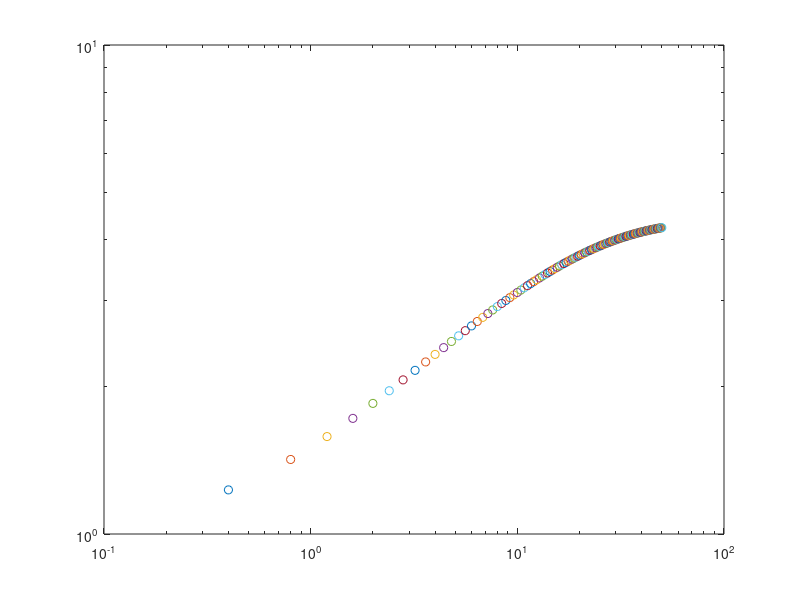

Write the MATLAB code that produced this figure.
clear all
%close all
clc

qsave = 0;

k      = 0.7;
phi_p  = 1;
phi_m  = 0;
Rinit  = 1;

kcrit = (phi_p+phi_m)/(2-(phi_p+phi_m))

Rss   = (3*k*(1 + k) + sqrt(3)*sqrt(k*(1 + k)^2*(4 + 3*k)))/(2*(1 + k)^(3/2))

vt = 0:0.4:50;
y0 = Rinit;

for i = 1:length(vt)-1

    % [t,y] = ode45(@(t,y)(y^2*(k-1)+4*gamma*sqrt(k+1)+...
    %                 2*(k+1)*y*gamma+y*(y*(k-1)-2*gamma*(k+1))*coth(sqrt(1+k)*y))...
    %                 /(4*sqrt(1+k)*y*(gamma)),[vt(i) vt(i+1)],y0);

    [t,y] = ode45(@(t,y)1/y-(k*(phi_m-1)+phi_m+(k*(phi_p-1)+phi_p)*coth(sqrt(1+k)*y))/(sqrt(1+k)*(phi_p-phi_m)),[vt(i) vt(i+1)],y0);
    
    
    y0 = y(end,1);
    vR = y0;
    
    figure(1)
    loglog(t(end),vR,'o')
    hold on

    % rin  = linspace(0,vR(end),500);
    % rout = linspace(vR(end),6*vR(end),500);
    % cin  = (4*k+(2*(vR(end)-k*vR(end)+2*(k+1)*gamma).*csch(sqrt(1+k)*vR(end)).*sinh(sqrt(1+k)*rin))./rin)/(4*(1+k));
    % cout = (2*k+(exp(sqrt(1+k)*(vR(end)-rout)).*(vR(end)-k*vR(end)-2*(1+k)*gamma) )./rout)./(2*(1+k));
    %rin  = linspace(0,vR(end),500);
    %rout = linspace(vR(end),6*vR(end),500);
    %cin  = (k*rin+vR(end)*csch(vR(end)*sqrt(1+k))*sinh(rin*sqrt(1+k)))./(rin+k*rin);
    %cout = (exp((vR(end)-rout)*sqrt(1+k))*(vR(end)-9*k*vR(end))+10*k*rout)./(10*(1+k)*rout);
    %figure(3)
    %plot(rin,cin)
    %hold on
    %plot(rout,cout)
    %hold off
     
    %pause(0.05)

end

% z    = linspace(0,5,5000);
% %dRdt = (z.^2.*(k-1)+4*gamma*sqrt(k+1)+...
% %                2*(k+1)*z.*gamma+z.*(z.*(k-1)-2*gamma*(k+1)).*coth(sqrt(1+k)*z))./(sqrt(1+k)*z.*(z+2*gamma));
% 
% dRdt = (9*k-1)/(9*sqrt(1+k))+1./z-10*coth(z*sqrt(1+k))/(9*sqrt(1+k));
% 
% figure(2)
% plot(z,dRdt)
% hold on
% plot(y,zeros(1,length(y)))


if qsave == 1

    y0 = Rinit;

    [vt,y] = ode45(@(t,y)1/y-(k*(phi_m-1)+phi_m+(k*(phi_p-1)+phi_p)*coth(sqrt(1+k)*y))/(sqrt(1+k)*(phi_p-phi_m)),0:0.05:100,y0);
       
    vR = y;

    dlmwrite(['veusz_Rvst_k_' num2str(k) '_Rinit_' num2str(Rinit)  '.txt'],[vt vR],'delimiter',' ');
    %dlmwrite(['veusz_dRdtvsR_k_' num2str(k) '_gamma_' num2str(gamma) '_Rinit_' num2str(Rinit)  '.txt'],[z' dRdt'],'delimiter',' ');
end
